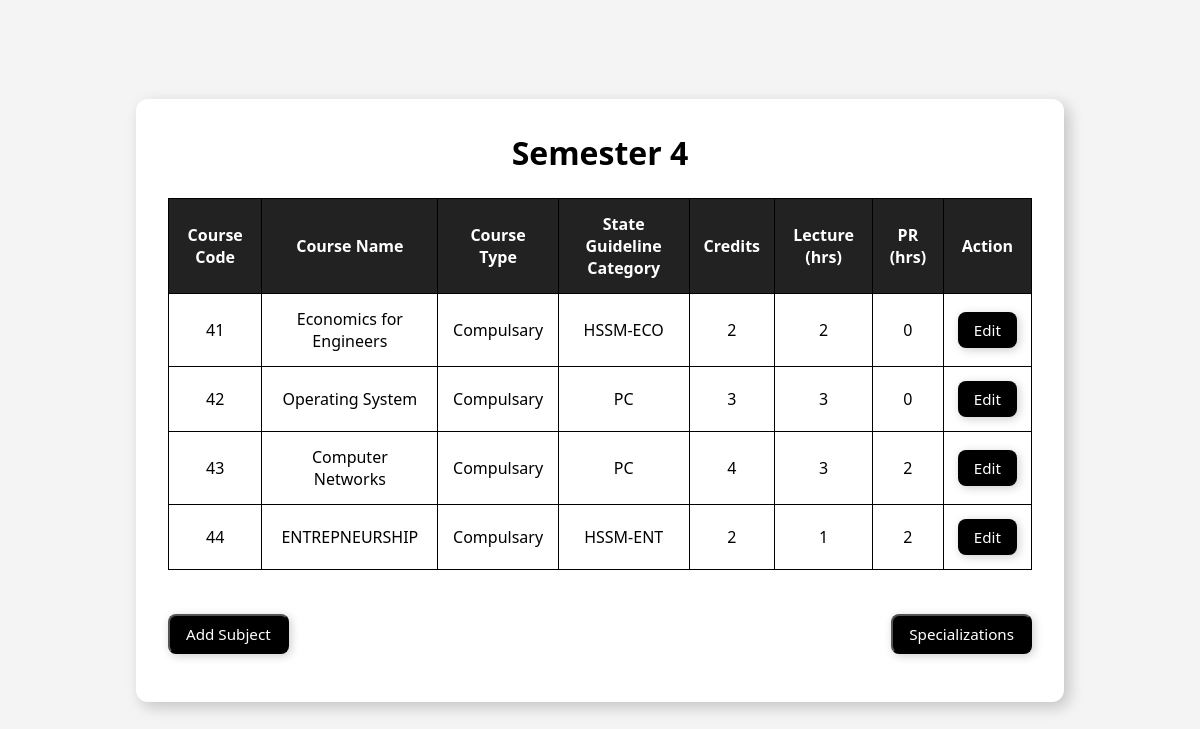
The page /semester-subjects/4/ on the database its author committed.
### application/models.py (models this page shows, shortened)
class Subject(models.Model):
    course_code = models.CharField(max_length=10)
    course_name = models.CharField(max_length=100)
    course_type = models.CharField(max_length=100, default="Compulsary")
    category = models.CharField(max_length=50)
    credits = models.IntegerField()
    lecture_hours = models.IntegerField()
    pr_hours = models.IntegerField()
    semester = models.IntegerField()
    class Meta:
        constraints = [
            models.UniqueConstraint(fields=['course_code'], name='unique_course_code'),
            models.UniqueConstraint(fields=['course_name'], name='unique_course_name'),
        ]

### application/views.py (the view, shortened to what this page needs)
# urls.py: path('semester-subjects/<int:sem_number>/', views.sem_subjects, name='sem_subjects'),
def sem_subjects(request, sem_number):
    subjects = Subject.objects.filter(semester=sem_number)
    return render(request, 'credit/sem_subjects.html', {'subjects': subjects, 'semester': sem_number})

### templates/credit/sem_subjects.html (shortened to what this page needs)
<!DOCTYPE html>
<html lang="en">
<head>
</head>
<body>
    <div class="container">
        <h1>Semester {{ semester }}</h1>
        <div class="table-container">
            <table>
                <thead>
                    <tr>
                        <th>Course Code</th>
                        <th>Course Name</th>
                        <th>Course Type</th>
                        <th>State Guideline Category</th>
                        <th>Credits</th>
                        <th>Lecture (hrs)</th>
                        <th>PR (hrs)</th>
                        <th>Action</th>
                    </tr>
                </thead>
                <tbody>
                    {% for subject in subjects %}
                        <tr>
                            <td>{{ subject.course_code }}</td>
                            <td>{{ subject.course_name }}</td>
                            <td>{{ subject.course_type }}</td>
                            <td>{{ subject.category }}</td>
                            <td>{{ subject.credits }}</td>
                            <td>{{ subject.lecture_hours }}</td>
                            <td>{{ subject.pr_hours }}</td>
                            <td><a href="{% url 'edit_subject' subject.id %}" class="btn">Edit</a></td>
                        </tr>
                    {% empty %}
                        <tr>
                            <td colspan="8">No courses available for this semester.</td>
                        </tr>
                    {% endfor %}
                </tbody>
            </table>
        </div>
        <br><br>
        <div style="display: flex; justify-content: space-between; width: 100%; margin-bottom: 1rem;">
            <button class="btn" onclick="toggleForm()">Add Subject</button>
            {% if semester >= 3 %}
            <a href="{% url 'specializations' %}"><button class="btn">Specializations</button></a>
            {% endif %}
        </div>
    </div>
</body>
</html>

### templates/credit/sem_subjects.html (style rules this page uses)
* { margin: 0; padding: 0; box-sizing: border-box; font-family: 'Segoe UI', Tahoma, Geneva, Verdana, sans-serif; }
body { background-color: #f4f4f4; color: #000; display: flex; flex-direction: column; align-items: center; justify-content: center; min-height: 100vh; padding: 20px; }
.container { width: 80%; max-width: 1000px; background: #ffffff; border-radius: 12px; box-shadow: 5px 5px 15px rgba(0, 0, 0, 0.2); padding: 2rem; animation: fadeIn 0.5s ease-in-out; }
h1 { text-align: center; margin-bottom: 1.5rem; }
.table-container { overflow-x: auto; }
table { width: 100%; border-collapse: collapse; }
th, td { padding: 14px; border: 1px solid #000; text-align: center; }
th { background-color: #222; color: #fff; }
.btn { display: inline-block; padding: 0.5rem 1rem; background-color: #000000; color: #ffffff; border-radius: 8px; cursor: pointer; text-decoration: none; font-size: 0.95rem; transition: transform 0.3s ease, background-color 0.3s ease; text-align: center; box-shadow: 2px 2px 10px rgba(0, 0, 0, 0.2); }

### rows shown on the page
Subject: course_code "41", course_name "Economics for Engineers", course_type "Compulsary", category "HSSM-ECO", credits "2", lecture_hours "2", pr_hours "0"
Subject: course_code "42", course_name "Operating System", course_type "Compulsary", category "PC", credits "3", lecture_hours "3", pr_hours "0"
Subject: course_code "43", course_name "Computer Networks", course_type "Compulsary", category "PC", credits "4", lecture_hours "3", pr_hours "2"
Subject: course_code "44", course_name "ENTREPNEURSHIP", course_type "Compulsary", category "HSSM-ENT", credits "2", lecture_hours "1", pr_hours "2"

### other values the page prints
{{ semester }} "4"
